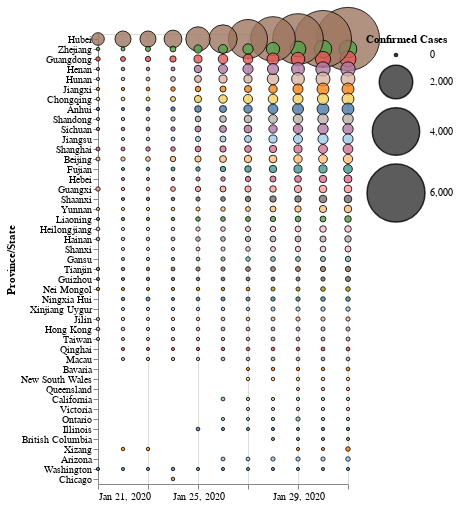

Notebook cell for this chart:
### Code cell
symbs_conf

### Figure 1 — Vega-Lite specification as saved in the notebook (floating-point values rounded to 4 significant figures; data arrays with more than 128 entries replaced by an {"elided": "..."} marker saying what was removed)
{"config": {"view": {"continuousWidth": 400, "continuousHeight": 300}}, "data": {"name": "data-e9705fafb9c4b8df47607fae5ca76961"}, "mark": {"type": "circle", "opacity": 0.8, "stroke": "black", "strokeWidth": 1}, "encoding": {"color": {"type": "nominal", "field": "Province/State", "legend": null, "scale": {"scheme": "tableau20"}}, "size": {"type": "quantitative", "aggregate": "max", "field": "Confirmed", "legend": {"title": "Confirmed Cases"}, "scale": {"range": [10, 4000], "type": "linear"}}, "tooltip": [{"type": "temporal", "field": "Date", "timeUnit": "yearmonthdate", "title": "Date"}, {"type": "quantitative", "aggregate": "max", "field": "Confirmed", "title": "Confirmed"}, {"type": "nominal", "field": "Province/State"}], "x": {"type": "temporal", "axis": {"labelAngle": 0}, "field": "Date", "timeUnit": "yearmonthdate", "title": null}, "y": {"type": "nominal", "field": "Province/State", "sort": ["Hubei", "Zhejiang", "Guangdong", "Henan", "Hunan", "Jiangxi", "Chongqing", "Anhui", "Shandong", "Sichuan", "Jiangsu", "Shanghai", "Beijing", "Fujian", "Hebei", "Guangxi", "Shaanxi", "Yunnan", "Liaoning", "Heilongjiang", "Hainan", "Shanxi", "Gansu", "Tianjin", "Guizhou", "Nei Mongol", "Ningxia Hui", "nan", "Xinjiang Uygur", "Jilin", "Hong Kong", "Taiwan", "Qinghai", "Macau", "Bavaria", "New South Wales", "Queensland", "California", "Victoria", "Ontario", "Illinois", "British Columbia", "Xizang", "Arizona", "Washington", "Chicago"]}}, "height": 450, "width": 250, "$schema": "https://vega.github.io/schema/vega-lite/v4.0.0.json", "datasets": {"data-e9705fafb9c4b8df47607fae5ca76961": {"elided": "1125 records"}}}
